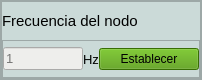
                            <widget class="QFrame" name="visionField_5">
                             <property name="maximumSize">
                              <size>
                               <width>250</width>
                               <height>80</height>
                              </size>
                             </property>
                             <property name="styleSheet">
                              <string notr="true">background-color: rgb(203, 218, 216);</string>
                             </property>
                             <property name="frameShape">
                              <enum>QFrame::StyledPanel</enum>
                             </property>
                             <property name="frameShadow">
                              <enum>QFrame::Raised</enum>
                             </property>
                             <layout class="QHBoxLayout" name="horizontalLayout_84">
                              <property name="spacing">
                               <number>0</number>
                              </property>
                              <property name="leftMargin">
                               <number>0</number>
                              </property>
                              <property name="topMargin">
                               <number>0</number>
                              </property>
                              <property name="rightMargin">
                               <number>0</number>
                              </property>
                              <property name="bottomMargin">
                               <number>0</number>
                              </property>
                              <item>
                               <widget class="QFrame" name="visionField_6">
                                <property name="maximumSize">
                                 <size>
                                  <width>200</width>
                                  <height>16777215</height>
                                 </size>
                                </property>
                                <property name="frameShape">
                                 <enum>QFrame::StyledPanel</enum>
                                </property>
                                <property name="frameShadow">
                                 <enum>QFrame::Raised</enum>
                                </property>
                                <layout class="QVBoxLayout" name="verticalLayout_47">
                                 <property name="spacing">
                                  <number>0</number>
                                 </property>
                                 <property name="leftMargin">
                                  <number>0</number>
                                 </property>
                                 <property name="topMargin">
                                  <number>0</number>
                                 </property>
                                 <property name="rightMargin">
                                  <number>0</number>
                                 </property>
                                 <property name="bottomMargin">
                                  <number>0</number>
                                 </property>
                                 <item>
                                  <widget class="QLabel" name="vision_field_label_11">
                                   <property name="font">
                                    <font>
                                     <pointsize>11</pointsize>
                                    </font>
                                   </property>
                                   <property name="styleSheet">
                                    <string notr="true">color: rgb(0, 0, 0);</string>
                                   </property>
                                   <property name="text">
                                    <string>Frecuencia del nodo</string>
                                   </property>
                                  </widget>
                                 </item>
                                 <item>
                                  <widget class="QFrame" name="frame_28">
                                   <property name="frameShape">
                                    <enum>QFrame::StyledPanel</enum>
                                   </property>
                                   <property name="frameShadow">
                                    <enum>QFrame::Raised</enum>
                                   </property>
                                   <layout class="QHBoxLayout" name="horizontalLayout_72">
                                    <property name="spacing">
                                     <number>0</number>
                                    </property>
                                    <property name="leftMargin">
                                     <number>0</number>
                                    </property>
                                    <property name="topMargin">
                                     <number>0</number>
                                    </property>
                                    <property name="rightMargin">
                                     <number>0</number>
                                    </property>
                                    <property name="bottomMargin">
                                     <number>0</number>
                                    </property>
                                    <item>
                                     <widget class="QLineEdit" name="node_rate">
                                      <property name="font">
                                       <font>
                                        <pointsize>10</pointsize>
                                       </font>
                                      </property>
                                      <property name="styleSheet">
                                       <string notr="true">background-color: rgb(238, 238, 236);</string>
                                      </property>
                                      <property name="placeholderText">
                                       <string>1</string>
                                      </property>
                                     </widget>
                                    </item>
                                    <item>
                                     <widget class="QLabel" name="vision_field_label_12">
                                      <property name="font">
                                       <font>
                                        <pointsize>10</pointsize>
                                       </font>
                                      </property>
                                      <property name="styleSheet">
                                       <string notr="true">color: rgb(0, 0, 0);</string>
                                      </property>
                                      <property name="text">
                                       <string>Hz</string>
                                      </property>
                                     </widget>
                                    </item>
                                    <item>
                                     <widget class="QPushButton" name="set_rate">
                                      <property name="minimumSize">
                                       <size>
                                        <width>100</width>
                                        <height>0</height>
                                       </size>
                                      </property>
                                      <property name="maximumSize">
                                       <size>
                                        <width>100</width>
                                        <height>16777215</height>
                                       </size>
                                      </property>
                                      <property name="styleSheet">
                                       <string notr="true">background-color: rgb(78, 154, 6);</string>
                                      </property>
                                      <property name="text">
                                       <string>Establecer</string>
                                      </property>
                                     </widget>
                                    </item>
                                   </layout>
                                  </widget>
                                 </item>
                                </layout>
                               </widget>
                              </item>
                             </layout>
                            </widget>
